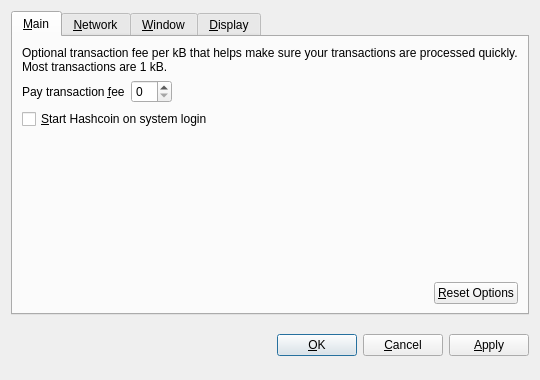
<?xml version="1.0" encoding="UTF-8"?>
<ui version="4.0">
 <class>OptionsDialog</class>
 <widget class="QDialog" name="OptionsDialog">
  <property name="geometry">
   <rect>
    <x>0</x>
    <y>0</y>
    <width>540</width>
    <height>380</height>
   </rect>
  </property>
  <property name="windowTitle">
   <string>Options</string>
  </property>
  <property name="modal">
   <bool>true</bool>
  </property>
  <layout class="QVBoxLayout" name="verticalLayout">
   <item>
    <widget class="QTabWidget" name="tabWidget">
     <property name="tabPosition">
      <enum>QTabWidget::North</enum>
     </property>
     <property name="currentIndex">
      <number>0</number>
     </property>
     <widget class="QWidget" name="tabMain">
      <attribute name="title">
       <string>&amp;Main</string>
      </attribute>
      <layout class="QVBoxLayout" name="verticalLayout_Main">
       <item>
        <widget class="QLabel" name="transactionFeeInfoLabel">
         <property name="text">
          <string>Optional transaction fee per kB that helps make sure your transactions are processed quickly. Most transactions are 1 kB.</string>
         </property>
         <property name="textFormat">
          <enum>Qt::PlainText</enum>
         </property>
         <property name="wordWrap">
          <bool>true</bool>
         </property>
        </widget>
       </item>
       <item>
        <layout class="QHBoxLayout" name="horizontalLayout_1_Main">
         <item>
          <widget class="QLabel" name="transactionFeeLabel">
           <property name="text">
            <string>Pay transaction &amp;fee</string>
           </property>
           <property name="textFormat">
            <enum>Qt::PlainText</enum>
           </property>
           <property name="buddy">
            <cstring>transactionFee</cstring>
           </property>
          </widget>
         </item>
         <item>
          <widget class="HashcoinAmountField" name="transactionFee"/>
         </item>
         <item>
          <spacer name="horizontalSpacer_1_Main">
           <property name="orientation">
            <enum>Qt::Horizontal</enum>
           </property>
           <property name="sizeHint" stdset="0">
            <size>
             <width>40</width>
             <height>20</height>
            </size>
           </property>
          </spacer>
         </item>
        </layout>
       </item>
       <item>
        <widget class="QCheckBox" name="hashcoinAtStartup">
         <property name="toolTip">
          <string>Automatically start Hashcoin after logging in to the system.</string>
         </property>
         <property name="text">
          <string>&amp;Start Hashcoin on system login</string>
         </property>
        </widget>
       </item>
       <item>
        <spacer name="verticalSpacer_Main">
         <property name="orientation">
          <enum>Qt::Vertical</enum>
         </property>
         <property name="sizeHint" stdset="0">
          <size>
           <width>20</width>
           <height>40</height>
          </size>
         </property>
        </spacer>
       </item>
       <item>
        <layout class="QHBoxLayout" name="horizontalLayout_2_Main">
         <item>
          <spacer name="horizontalSpacer_2_Main">
           <property name="orientation">
            <enum>Qt::Horizontal</enum>
           </property>
           <property name="sizeHint" stdset="0">
            <size>
             <width>40</width>
             <height>20</height>
            </size>
           </property>
          </spacer>
         </item>
         <item>
          <widget class="QPushButton" name="resetButton">
           <property name="toolTip">
            <string>Reset all client options to default.</string>
           </property>
           <property name="text">
            <string>&amp;Reset Options</string>
           </property>
           <property name="autoDefault">
            <bool>false</bool>
           </property>
          </widget>
         </item>
        </layout>
       </item>
      </layout>
     </widget>
     <widget class="QWidget" name="tabNetwork">
      <attribute name="title">
       <string>&amp;Network</string>
      </attribute>
      <layout class="QVBoxLayout" name="verticalLayout_Network">
       <item>
        <widget class="QCheckBox" name="mapPortUpnp">
         <property name="toolTip">
          <string>Automatically open the Hashcoin client port on the router. This only works when your router supports UPnP and it is enabled.</string>
         </property>
         <property name="text">
          <string>Map port using &amp;UPnP</string>
         </property>
        </widget>
       </item>
       <item>
        <widget class="QCheckBox" name="connectSocks">
         <property name="toolTip">
          <string>Connect to the Hashcoin network through a SOCKS proxy (e.g. when connecting through Tor).</string>
         </property>
         <property name="text">
          <string>&amp;Connect through SOCKS proxy:</string>
         </property>
        </widget>
       </item>
       <item>
        <layout class="QHBoxLayout" name="horizontalLayout_Network">
         <item>
          <widget class="QLabel" name="proxyIpLabel">
           <property name="text">
            <string>Proxy &amp;IP:</string>
           </property>
           <property name="textFormat">
            <enum>Qt::PlainText</enum>
           </property>
           <property name="buddy">
            <cstring>proxyIp</cstring>
           </property>
          </widget>
         </item>
         <item>
          <widget class="QValidatedLineEdit" name="proxyIp">
           <property name="maximumSize">
            <size>
             <width>140</width>
             <height>16777215</height>
            </size>
           </property>
           <property name="toolTip">
            <string>IP address of the proxy (e.g. 127.0.0.1)</string>
           </property>
          </widget>
         </item>
         <item>
          <widget class="QLabel" name="proxyPortLabel">
           <property name="text">
            <string>&amp;Port:</string>
           </property>
           <property name="textFormat">
            <enum>Qt::PlainText</enum>
           </property>
           <property name="buddy">
            <cstring>proxyPort</cstring>
           </property>
          </widget>
         </item>
         <item>
          <widget class="QLineEdit" name="proxyPort">
           <property name="maximumSize">
            <size>
             <width>55</width>
             <height>16777215</height>
            </size>
           </property>
           <property name="toolTip">
            <string>Port of the proxy (e.g. 9050)</string>
           </property>
          </widget>
         </item>
         <item>
          <widget class="QLabel" name="socksVersionLabel">
           <property name="text">
            <string>SOCKS &amp;Version:</string>
           </property>
           <property name="textFormat">
            <enum>Qt::PlainText</enum>
           </property>
           <property name="buddy">
            <cstring>socksVersion</cstring>
           </property>
          </widget>
         </item>
         <item>
          <widget class="QValueComboBox" name="socksVersion">
           <property name="toolTip">
            <string>SOCKS version of the proxy (e.g. 5)</string>
           </property>
          </widget>
         </item>
         <item>
          <spacer name="horizontalSpacer_Network">
           <property name="orientation">
            <enum>Qt::Horizontal</enum>
           </property>
           <property name="sizeHint" stdset="0">
            <size>
             <width>40</width>
             <height>20</height>
            </size>
           </property>
          </spacer>
         </item>
        </layout>
       </item>
       <item>
        <spacer name="verticalSpacer_Network">
         <property name="orientation">
          <enum>Qt::Vertical</enum>
         </property>
         <property name="sizeHint" stdset="0">
          <size>
           <width>20</width>
           <height>40</height>
          </size>
         </property>
        </spacer>
       </item>
      </layout>
     </widget>
     <widget class="QWidget" name="tabWindow">
      <attribute name="title">
       <string>&amp;Window</string>
      </attribute>
      <layout class="QVBoxLayout" name="verticalLayout_Window">
       <item>
        <widget class="QCheckBox" name="minimizeToTray">
         <property name="toolTip">
          <string>Show only a tray icon after minimizing the window.</string>
         </property>
         <property name="text">
          <string>&amp;Minimize to the tray instead of the taskbar</string>
         </property>
        </widget>
       </item>
       <item>
        <widget class="QCheckBox" name="minimizeOnClose">
         <property name="toolTip">
          <string>Minimize instead of exit the application when the window is closed. When this option is enabled, the application will be closed only after selecting Quit in the menu.</string>
         </property>
         <property name="text">
          <string>M&amp;inimize on close</string>
         </property>
        </widget>
       </item>
       <item>
        <spacer name="verticalSpacer_Window">
         <property name="orientation">
          <enum>Qt::Vertical</enum>
         </property>
         <property name="sizeHint" stdset="0">
          <size>
           <width>20</width>
           <height>40</height>
          </size>
         </property>
        </spacer>
       </item>
      </layout>
     </widget>
     <widget class="QWidget" name="tabDisplay">
      <attribute name="title">
       <string>&amp;Display</string>
      </attribute>
      <layout class="QVBoxLayout" name="verticalLayout_Display">
       <item>
        <layout class="QHBoxLayout" name="horizontalLayout_1_Display">
         <item>
          <widget class="QLabel" name="langLabel">
           <property name="text">
            <string>User Interface &amp;language:</string>
           </property>
           <property name="textFormat">
            <enum>Qt::PlainText</enum>
           </property>
           <property name="buddy">
            <cstring>lang</cstring>
           </property>
          </widget>
         </item>
         <item>
          <widget class="QValueComboBox" name="lang">
           <property name="toolTip">
            <string>The user interface language can be set here. This setting will take effect after restarting Hashcoin.</string>
           </property>
          </widget>
         </item>
        </layout>
       </item>
       <item>
        <layout class="QHBoxLayout" name="horizontalLayout_2_Display">
         <item>
          <widget class="QLabel" name="unitLabel">
           <property name="text">
            <string>&amp;Unit to show amounts in:</string>
           </property>
           <property name="textFormat">
            <enum>Qt::PlainText</enum>
           </property>
           <property name="buddy">
            <cstring>unit</cstring>
           </property>
          </widget>
         </item>
         <item>
          <widget class="QValueComboBox" name="unit">
           <property name="toolTip">
            <string>Choose the default subdivision unit to show in the interface and when sending coins.</string>
           </property>
          </widget>
         </item>
        </layout>
       </item>
       <item>
        <widget class="QCheckBox" name="displayAddresses">
         <property name="toolTip">
          <string>Whether to show Hashcoin addresses in the transaction list or not.</string>
         </property>
         <property name="text">
          <string>&amp;Display addresses in transaction list</string>
         </property>
        </widget>
       </item>
       <item>
        <widget class="QCheckBox" name="coinControlFeatures">
         <property name="toolTip">
          <string>Whether to show coin control features or not.</string>
         </property>
         <property name="text">
          <string>Display coin &amp;control features (experts only!)</string>
         </property>
        </widget>
       </item>
       <item>
        <spacer name="verticalSpacer_Display">
         <property name="orientation">
          <enum>Qt::Vertical</enum>
         </property>
         <property name="sizeHint" stdset="0">
          <size>
           <width>20</width>
           <height>40</height>
          </size>
         </property>
        </spacer>
       </item>
      </layout>
     </widget>
    </widget>
   </item>
   <item>
    <layout class="QHBoxLayout" name="horizontalLayout_Buttons">
     <item>
      <spacer name="horizontalSpacer_1">
       <property name="orientation">
        <enum>Qt::Horizontal</enum>
       </property>
       <property name="sizeHint" stdset="0">
        <size>
         <width>40</width>
         <height>48</height>
        </size>
       </property>
      </spacer>
     </item>
     <item>
      <widget class="QLabel" name="statusLabel">
       <property name="font">
        <font>
         <weight>75</weight>
         <bold>true</bold>
        </font>
       </property>
       <property name="text">
        <string/>
       </property>
       <property name="textFormat">
        <enum>Qt::PlainText</enum>
       </property>
       <property name="wordWrap">
        <bool>true</bool>
       </property>
      </widget>
     </item>
     <item>
      <spacer name="horizontalSpacer_2">
       <property name="orientation">
        <enum>Qt::Horizontal</enum>
       </property>
       <property name="sizeHint" stdset="0">
        <size>
         <width>40</width>
         <height>48</height>
        </size>
       </property>
      </spacer>
     </item>
     <item>
      <widget class="QPushButton" name="okButton">
       <property name="text">
        <string>&amp;OK</string>
       </property>
      </widget>
     </item>
     <item>
      <widget class="QPushButton" name="cancelButton">
       <property name="text">
        <string>&amp;Cancel</string>
       </property>
       <property name="autoDefault">
        <bool>false</bool>
       </property>
      </widget>
     </item>
     <item>
      <widget class="QPushButton" name="applyButton">
       <property name="text">
        <string>&amp;Apply</string>
       </property>
       <property name="autoDefault">
        <bool>false</bool>
       </property>
      </widget>
     </item>
    </layout>
   </item>
  </layout>
 </widget>
 <customwidgets>
  <customwidget>
   <class>HashcoinAmountField</class>
   <extends>QSpinBox</extends>
   <header>hashcoinamountfield.h</header>
  </customwidget>
  <customwidget>
   <class>QValueComboBox</class>
   <extends>QComboBox</extends>
   <header>qvaluecombobox.h</header>
  </customwidget>
  <customwidget>
   <class>QValidatedLineEdit</class>
   <extends>QLineEdit</extends>
   <header>qvalidatedlineedit.h</header>
  </customwidget>
 </customwidgets>
 <resources/>
 <connections/>
</ui>
